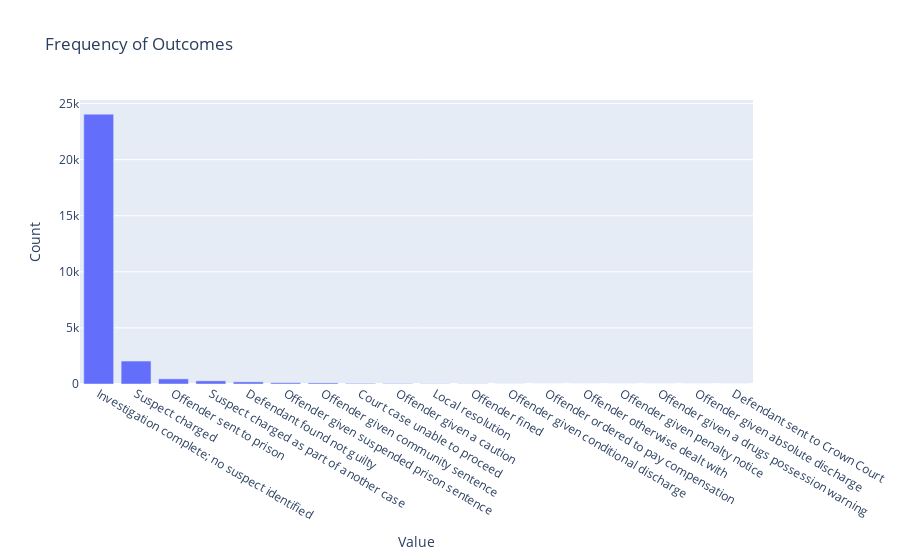

The cell this chart's notebook holds for it:
### Code cell
counts = burglary['Outcome type'].value_counts()

# create a bar chart of the counts using Plotly
fig = go.Figure(data=[go.Bar(x=counts.index, y=counts.values)])

# add labels and title
fig.update_layout(xaxis_title='Value', yaxis_title='Count', title='Frequency of Outcomes')

# show the plot
fig.show()

### Figure 1 — Plotly figure (JSON) as saved in the notebook; plotly's stock layout.template omitted (floating-point values rounded to 4 significant figures)
{"data": [{"type": "bar", "x": ["Investigation complete; no suspect identified", "Suspect charged", "Offender sent to prison", "Suspect charged as part of another case", "Defendant found not guilty", "Offender given suspended prison sentence", "Offender given community sentence", "Court case unable to proceed", "Offender given a caution", "Local resolution", "Offender fined", "Offender given conditional discharge", "Offender ordered to pay compensation", "Offender otherwise dealt with", "Offender given penalty notice", "Offender given a drugs possession warning", "Offender given absolute discharge", "Defendant sent to Crown Court"], "y": [24050, 2046, 458, 281, 192, 116, 98, 53, 40, 22, 14, 6, 3, 3, 3, 2, 2, 2]}], "layout": {"title": {"text": "Frequency of Outcomes"}, "xaxis": {"title": {"text": "Value"}}, "yaxis": {"title": {"text": "Count"}}}}
